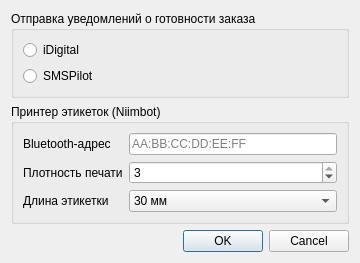
<?xml version="1.0" encoding="UTF-8"?>
<ui version="4.0">
 <class>SettingsDialog</class>
 <widget class="QDialog" name="SettingsDialog">
  <property name="geometry">
   <rect>
    <x>0</x>
    <y>0</y>
    <width>360</width>
    <height>260</height>
   </rect>
  </property>
  <property name="windowTitle">
   <string>Настройки</string>
  </property>
  <layout class="QVBoxLayout" name="verticalLayout">
   <item>
    <widget class="QGroupBox" name="groupBox_Messaging">
     <property name="title">
      <string>Отправка уведомлений о готовности заказа</string>
     </property>
     <layout class="QVBoxLayout" name="verticalLayout_2">
      <item>
       <widget class="QRadioButton" name="radioButton_iDigital">
        <property name="text">
         <string>iDigital</string>
        </property>
        <attribute name="buttonGroup">
         <string notr="true">buttonGroup_Messaging</string>
        </attribute>
       </widget>
      </item>
      <item>
       <widget class="QRadioButton" name="radioButton_SmsPilot">
        <property name="text">
         <string>SMSPilot</string>
        </property>
        <attribute name="buttonGroup">
         <string notr="true">buttonGroup_Messaging</string>
        </attribute>
       </widget>
      </item>
     </layout>
    </widget>
   </item>
   <item>
    <widget class="QGroupBox" name="groupBox_Printer">
     <property name="title">
      <string>Принтер этикеток (Niimbot)</string>
     </property>
     <layout class="QFormLayout" name="formLayout">
      <item row="0" column="0">
       <widget class="QLabel" name="label_PrinterAddress">
        <property name="text">
         <string>Bluetooth-адрес</string>
        </property>
       </widget>
      </item>
      <item row="0" column="1">
       <widget class="QLineEdit" name="lineEdit_PrinterAddress">
        <property name="placeholderText">
         <string>AA:BB:CC:DD:EE:FF</string>
        </property>
       </widget>
      </item>
      <item row="1" column="0">
       <widget class="QLabel" name="label_PrinterDensity">
        <property name="text">
         <string>Плотность печати</string>
        </property>
       </widget>
      </item>
      <item row="1" column="1">
       <widget class="QSpinBox" name="spinBox_PrinterDensity">
        <property name="minimum">
         <number>1</number>
        </property>
        <property name="maximum">
         <number>3</number>
        </property>
        <property name="value">
         <number>3</number>
        </property>
       </widget>
      </item>
      <item row="2" column="0">
       <widget class="QLabel" name="label_PrinterLength">
        <property name="text">
         <string>Длина этикетки</string>
        </property>
       </widget>
      </item>
      <item row="2" column="1">
       <widget class="QComboBox" name="comboBox_PrinterLength">
        <item>
         <property name="text">
          <string>30 мм</string>
         </property>
        </item>
        <item>
         <property name="text">
          <string>40 мм</string>
         </property>
        </item>
       </widget>
      </item>
     </layout>
    </widget>
   </item>
   <item>
    <spacer name="verticalSpacer">
     <property name="orientation">
      <enum>Qt::Vertical</enum>
     </property>
     <property name="sizeHint" stdset="0">
      <size>
       <width>20</width>
       <height>20</height>
      </size>
     </property>
    </spacer>
   </item>
   <item>
    <widget class="QDialogButtonBox" name="buttonBox">
     <property name="orientation">
      <enum>Qt::Horizontal</enum>
     </property>
     <property name="standardButtons">
      <set>QDialogButtonBox::Cancel|QDialogButtonBox::Ok</set>
     </property>
    </widget>
   </item>
  </layout>
 </widget>
 <resources/>
 <connections>
  <connection>
   <sender>buttonBox</sender>
   <signal>accepted()</signal>
   <receiver>SettingsDialog</receiver>
   <slot>accept()</slot>
  </connection>
  <connection>
   <sender>buttonBox</sender>
   <signal>rejected()</signal>
   <receiver>SettingsDialog</receiver>
   <slot>reject()</slot>
  </connection>
 </connections>
 <buttongroups>
  <buttongroup name="buttonGroup_Messaging"/>
 </buttongroups>
</ui>
